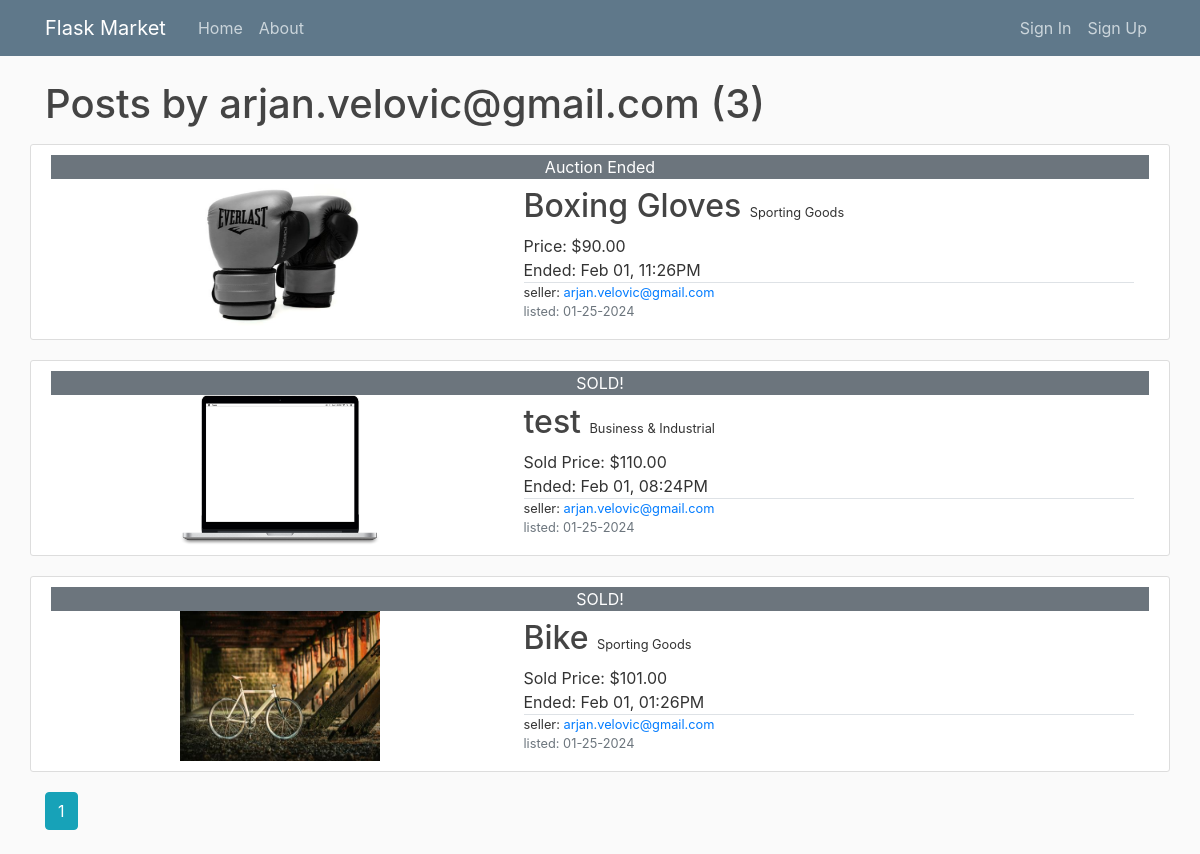
The page /useritems/arjan.velovic@gmail.com on the database as committed earlier.
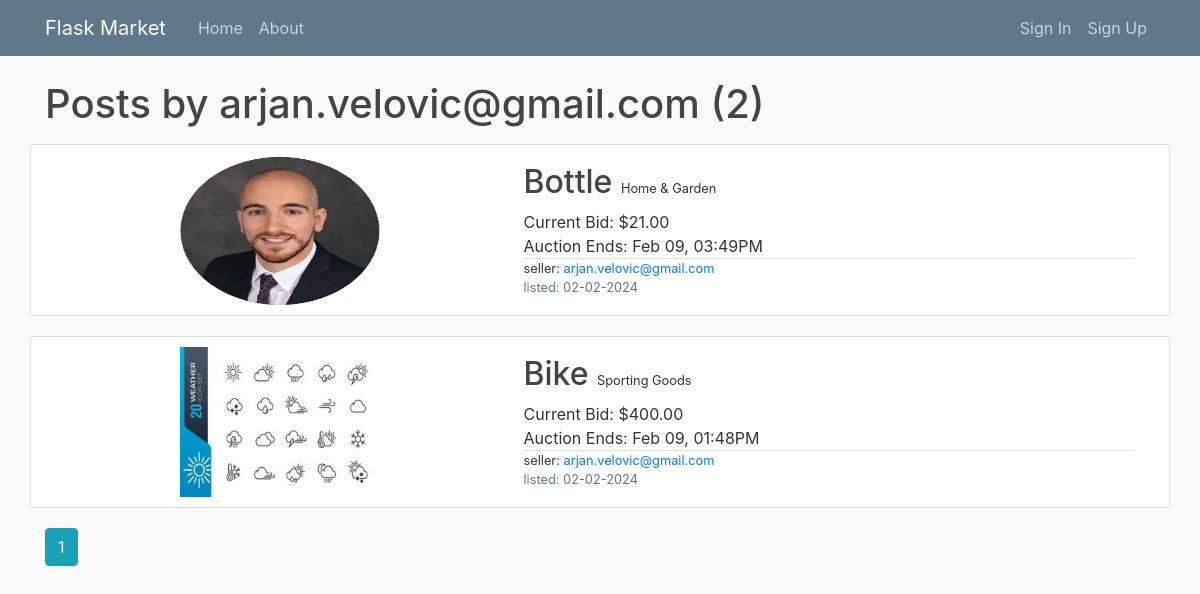
The same page on the database as committed later.
### flaskmarket/models.py (models this page shows, shortened)
class User(db.Model, UserMixin):
    id = db.Column(db.Integer, primary_key=True)
    firstname = db.Column(db.String(100), nullable=False)
    lastname = db.Column(db.String(100), nullable=False)
    address = db.Column(db.String(200), nullable=False)
    phonenumber = db.Column(db.String(20), nullable=False)
    email = db.Column(db.String(120), unique=True, nullable=False)
    image_file = db.Column(db.String(20), nullable=False, default='default.jpg')
    password = db.Column(db.String(60), nullable=False)
    datecreated = db.Column(db.DateTime, nullable=False, default=datetime.utcnow)
    posts = db.relationship('Item', backref='author', lazy=True)
    bids = db.relationship('Bid', backref='bidder', lazy=True)
    watching = db.relationship('Watchlist', backref='watcher', lazy=True)

class Item(db.Model):
    id = db.Column(db.Integer, primary_key=True)
    title = db.Column(db.String(100), nullable=False)
    description = db.Column(db.Text, nullable=False)
    category = db.Column(db.String(100), nullable=False)
    image_file = db.Column(db.String(50), nullable=False, default='default2.jpg')
    price = db.Column(db.Numeric, nullable=False)
    seller = db.Column(db.Integer, db.ForeignKey('user.id'), nullable=False)
    listeddate = db.Column(db.DateTime, nullable=False, default=datetime.utcnow)
    enddate = db.Column(db.DateTime, nullable=False, default=datetime.utcnow)
    hasbuyer = db.Column(db.Boolean, nullable = False, default = False)
    bidinfo = db.relationship('Bid', backref='item', lazy=True)
    watches = db.relationship('Watchlist', backref='item', lazy=True)
    @hybrid_property
    def notactive(self):
        if datetime.utcnow() - timedelta(hours=0) >= self.enddate:
            return True
        else:
            return False

### flaskmarket/users/routes.py (the view)
@users.route("/useritems/<string:email>")
def user_items(email):
    page = request.args.get('page', 1, type=int)
    user = User.query.filter_by(email=email).first_or_404()
    items = Item.query.filter_by(author=user)\
        .order_by(Item.enddate.desc())\
        .paginate(page=page, per_page=5)
    return render_template('user_items.html', items=items, user=user)

### flaskmarket/templates/user_items.html
{% extends "layout.html" %}
{% block content %}
    <h1 class="mb-3">Posts by {{ user.email }} ({{ items.total }})</h1>
    {% for item in items.items %}
    <article class="content-section row align-items-center">
        {% if item.notactive and item.hasbuyer%}
          <div class="bg-secondary w-100 text-center text-white">SOLD!</div>
        {% elif item.notactive and item.hasbuyer == False %}
          <div class="bg-secondary w-100 text-center text-white">Auction Ended</div>
        {% endif %}
        <div class="col-5 d-flex justify-content-center">
          <img class="article-img2" src="{{ url_for('static', filename='item_pics/' + item.image_file) }}">
        </div>
        <div class="col-7">
          <div class="mb-2">
            <a class="article-title h2" href="{{ url_for('items.item', item_id=item.id) }}">{{ item.title }}</a>
            {% if item.category != "None" %}
            <small class="ml-1 \text-muted">{{ item.category }}</small>
            {% endif %}
          </div>
          {% if item.notactive and item.hasbuyer%}
            <div class="">Sold Price: ${{ item.price|round(2) }}</div>
          {% elif item.notactive and item.hasbuyer == False %}
          <div class="">Price: ${{ item.price|round(2) }}</div>
          {% elif item.notactive == False %}
            <div class="">Current Bid: ${{ item.price|round(2) }}</div>
          {% endif %}
          {% if item.notactive%}
            <div class="">Ended: {{ item.enddate.strftime('%h %d, %I:%M%p') }}</div>
          {% else %}
            <div class="">Auction Ends: {{ item.enddate.strftime('%h %d, %I:%M%p') }}</div>
          {% endif %}
          <div class="border-top grid">
            <div class="small">seller: <a class="mr-2" href="{{ url_for('users.user_items', email=item.author.email) }}">{{ item.author.email }}</a></div>
            <div class="small text-muted">listed: {{ item.listeddate.strftime('%m-%d-%Y') }}</div>
          </div>
        </div>
      </article>
    {% endfor %}
    {% for page_num in items.iter_pages(left_edge=1, right_edge=1, left_current=1, right_current=2) %}
      {% if page_num %}
        {% if items.page == page_num %}
          <a class="btn btn-info mb-4" href="{{ url_for('users.user_items', email=user.email, page=page_num) }}">{{ page_num }}</a>
        {% else %}
          <a class="btn btn-outline-info mb-4" href="{{ url_for('users.user_items', email=user.email, page=page_num) }}">{{ page_num }}</a>
        {% endif %}
      {% else %}
        ...
      {% endif %}
    {% endfor %}
{% endblock content %}

### flaskmarket/templates/layout.html (shortened to what this page needs)
<!DOCTYPE html>
<html>
<head>
    <link rel="stylesheet" href="https://cdn.jsdelivr.net/npm/bootstrap@4.3.1/dist/css/bootstrap.min.css">
    <link rel="stylesheet" type="text/css" href="{{ url_for('static', filename='main.css') }}">
</head>
<body>
    <header class="site-header">
      <nav class="navbar navbar-expand-md navbar-dark bg-steel fixed-top">
        <div class="container">
          <a class="navbar-brand mr-4" href="/">Flask Market</a>
          <div class="collapse navbar-collapse" id="navbarToggle">
            <div class="navbar-nav mr-auto">
              <a class="nav-item nav-link" href="{{ url_for('main.home') }}">Home</a>
              <a class="nav-item nav-link" href="{{ url_for('main.about') }}">About</a>
            </div>
            <div class="navbar-nav">
              {% if current_user.is_authenticated %}
              <a class="nav-item nav-link" href="{{ url_for('items.new_item') }}">New Item</a>
                <a class="nav-item nav-link" href="{{ url_for('users.account') }}">Account</a>
                <a class="nav-item nav-link" href="{{ url_for('users.logout') }}">Sign Out</a>
              {% else %}
                <a class="nav-item nav-link" href="{{ url_for('users.signin') }}">Sign In</a>
                <a class="nav-item nav-link" href="{{ url_for('users.signup') }}">Sign Up</a>
              {% endif %}
            </div>
          </div>
        </div>
      </nav>
    </header>
    <div role="main" class="container">
      <div class="flex">
          {% block content %}{% endblock %}
      </div>
    </div>
</body>
</html>

### flaskmarket/static/main.css (style rules this page uses)
body { background: #fafafa; color: #333333; margin-top: 5rem; }
h1, h2, h3, h4, h5, h6 { color: #444444; }
.bg-steel { background-color: #5f788a; }
.site-header .navbar-nav .nav-link { color: #cbd5db; }
.content-section { background: #ffffff; padding: 10px 20px; border: 1px solid #dddddd; border-radius: 3px; margin-bottom: 20px; }
.article-title { color: #444444; }
.article-img2 { height: 150px; width: 200px; }

Rows that differ between the two databases and show on the page:
removed Item: hasbuyer "SOLD!", image_file (picture), title "test", category "Business & Industrial", price "110.00", enddate "Feb 01, 08:24PM", author.email "arjan.velovic@gmail.com", listeddate "01-25-2024"
changed Item: image_file: a different picture; title "Boxing Gloves" → "Bottle"; category "Sporting Goods" → "Home & Garden"; listeddate "01-25-2024" → "02-02-2024"; price "90.00" → "21.00"; enddate "Feb 01, 11:26PM" → "Feb 09, 03:49PM"; enddate "Auction Ended Price: $ Ended:" → "Current Bid: $ Auction Ends:"
changed Item "Bike": image_file: a different picture; listeddate "01-25-2024" → "02-02-2024"; price "101.00" → "400.00"; enddate "Feb 01, 01:26PM" → "Feb 09, 01:48PM"; enddate "SOLD! Sold Price: $ Ended:" → "Current Bid: $ Auction Ends:"
Other text that changed with them:
{{ items.total }}: "3" → "2"
